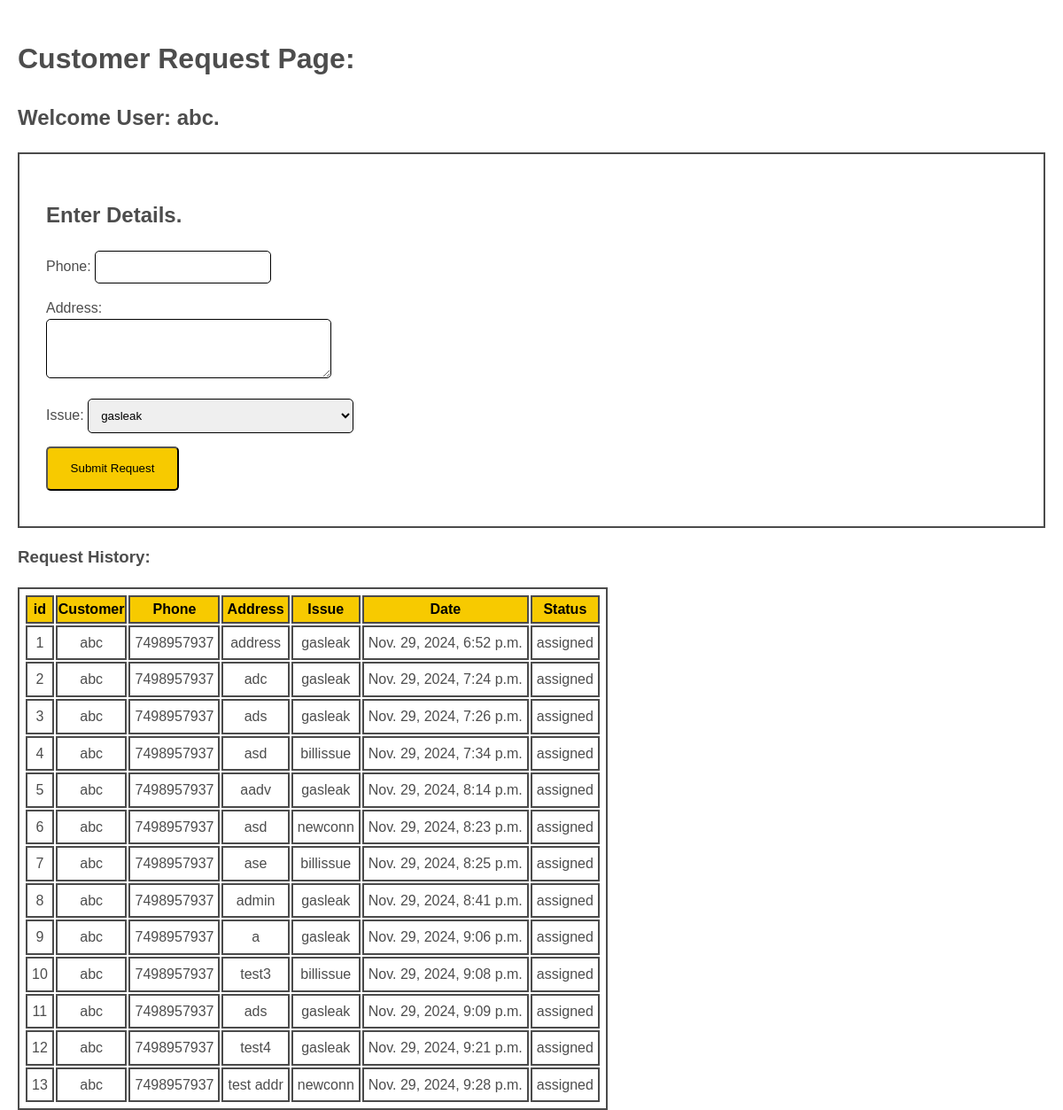
/home/ (signed in), run on an earlier commit of the app's database.
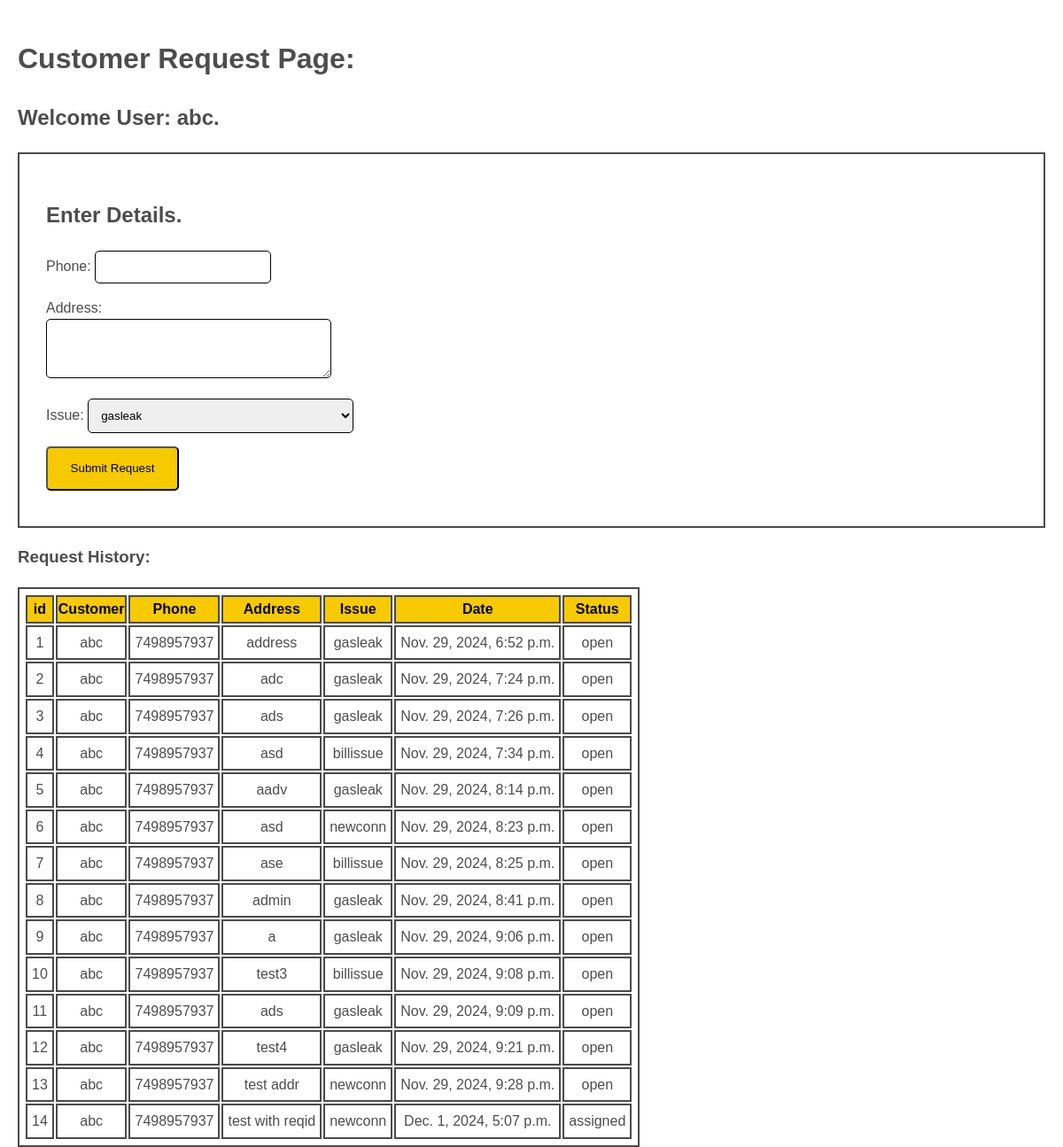
And on a later commit of the database.
### cust/models.py (models this page shows)
class CustReq(models.Model):
    usid=models.IntegerField(default=0)
    user=models.CharField(max_length=150)
    phone=models.CharField(max_length=10)
    add=models.TextField()
    issue=models.CharField(max_length=50)
    date=models.DateTimeField(auto_now_add=True)
    stat=models.CharField(max_length=20,default='open')
    reqid=models.IntegerField(default=0)

### cust/views.py (the view, shortened to what this page needs)
# urls.py: path('home/',views.home_view,name='home'),
def home_view(request):
    global uid
    if request.method == 'GET':
        cusname=request.user.username
        requests = CustReq.objects.filter(user=cusname).all()
        return render(request, 'home.html', {'requests': requests})
    else:
        return HttpResponse("Request issue")

### cust/templates/home.html (shortened to what this page needs)
<!DOCTYPE html>
<html>
  <head>
  </head>
  <body>
    <h1>Customer Request Page:</h1>
    <h2>Welcome User: {{user.username}}.</h2>
    <div class="in">
      <form method="post">
        <h2>Enter Details.</h2>
        <label for="Phone number:">
          Phone: <input type="text" name="phone" required />
        </label>
        <label for="Address">
          Address:<br /><textarea
            rows="3"
            cols="20"
            name="address"
            required
          ></textarea>
        </label>
        <label for="Select Issue:">
          Issue:
          <select name="dropdown" required>
            <option value="gasleak">gasleak</option>
          </select>
        </label>
        <button type="submit">Submit Request</button>
      </form>
    </div>
    <h3>Request History:</h3>
    <table>
      <tr>
        <th>id</th>
        <th>Customer</th>
        <th>Phone</th>
        <th>Address</th>
        <th>Issue</th>
        <th>Date</th>
        <th>Status</th>
      </tr>
      {% for request in requests %}
      <tr>
        <td>{{ request.id }}</td>
        <td>{{ request.user }}</td>
        <td>{{ request.phone }}</td>
        <td>{{ request.add }}</td>
        <td>{{ request.issue }}</td>
        <td>{{ request.date}}</td>
        <td>{{ request.stat}}</td>
      </tr>
      {% endfor %}
    </table>
  </body>
</html>

### cust/templates/home.html (style rules this page uses)
body { height: 100vh; margin: 0; padding: 20px; font-family: Arial; line-height: 1.6; background-color: #ffffff; color: #4d4d4d; }
.in { width: auto; border: 2px solid #4b4b4b; padding: 30px; }
form { display: flex; flex-direction: column; margin-bottom: 10px; }
input { margin-bottom: 15px; padding: 10px; border-radius: 5px; border: 1px solid black; }
textarea { width: 300px; margin-bottom: 15px; padding: 10px; border-radius: 5px; border: 1px solid black; }
select { width: 300px; margin-bottom: 15px; padding: 10px; border-radius: 5px; border: 1px solid black; }
button { width: 150px; height: 50px; border-radius: 5px; background-color: #f7ca00; }
table, td { border: 2px solid #4b4b4b; text-align: center; padding: 5px; }
th { background-color: #f7ca00; border: 2px solid #4b4b4b; color: black; text-align: center; }

What changed in the data, as far as the page shows it:
changed CustReq "address": stat "assigned" → "open"
changed CustReq "adc": stat "assigned" → "open"
changed CustReq "Nov. 29, 2024, 7:26 p.m.": stat "assigned" → "open"
changed CustReq "Nov. 29, 2024, 7:34 p.m.": stat "assigned" → "open"
changed CustReq "aadv": stat "assigned" → "open"
changed CustReq "Nov. 29, 2024, 8:23 p.m.": stat "assigned" → "open"
changed CustReq "ase": stat "assigned" → "open"
changed CustReq "admin": stat "assigned" → "open"
changed CustReq "Nov. 29, 2024, 9:06 p.m.": stat "assigned" → "open"
changed CustReq "test3": stat "assigned" → "open"
changed CustReq "Nov. 29, 2024, 9:09 p.m.": stat "assigned" → "open"
changed CustReq "test4": stat "assigned" → "open"
changed CustReq "test addr": stat "assigned" → "open"
added CustReq: id "14", user "abc", phone "7498957937", add "test with reqid", issue "newconn", date "Dec. 1, 2024, 5:07 p.m.", stat "assigned"
